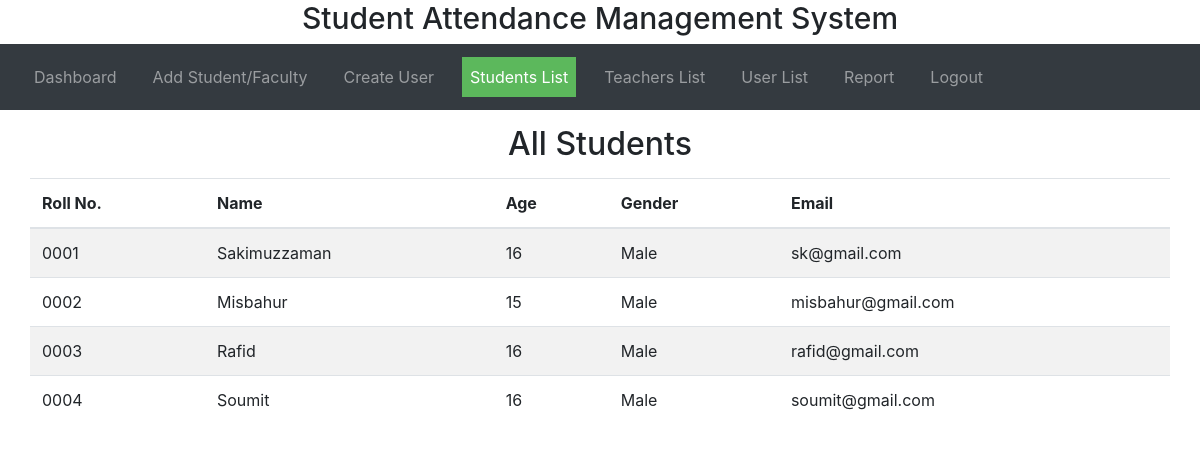
Page /student-list.php on the committed database.
### tables this page shows
CREATE TABLE `student` (
  `roll_no` varchar(30) NOT NULL,
  `name` varchar(30) NOT NULL,
  `age` varchar(30) NOT NULL,
  `gender` varchar(30) NOT NULL,
  `email` varchar(30) NOT NULL
);

### student-list.php (the view, shortened to what this page needs)
<?php
     $conn = mysqli_connect("localhost", "root","","sams");
?>
<!DOCTYPE html>
<html lang="en">
<head>
  <link rel="stylesheet" href="https://maxcdn.bootstrapcdn.com/bootstrap/4.5.2/css/bootstrap.min.css">
  <link rel="stylesheet" href="css/style.css">
</head>
<body>
<h3 class="header">Student Attendance Management System</h3>
    <nav class="navbar navbar-expand-sm bg-dark navbar-dark">
       <ul class="navbar-nav">
        <li class="nav-item">
          <a class="nav-link" href="admin.php">Dashboard</a>
        </li>
        <li class="nav-item">
          <a class="nav-link" href="admin-add-user.php">Add Student/Faculty</a>
        </li>
        <li class="nav-item">
          <a class="nav-link" href="create-user.php">Create User</a>
        </li>
        <li class="nav-item">
          <a class="nav-link active" href="student-list.php">Students List</a>
        </li>
        <li class="nav-item">
          <a class="nav-link" href="teacher-list.php">Teachers List</a>
        </li>
        <li class="nav-item">
          <a class="nav-link" href="user-list.php">User List</a>
        </li>
        <li class="nav-item">
          <a class="nav-link" href="report.php">Report</a>
        </li>
        <li class="nav-item">
          <a class="nav-link" href="login.php">Logout</a>
        </li>
      </ul>
    </nav>
<h2 style="text-align:center; margin: 15px 0;">All Students</h2>
<div class="container">
  <div class="row">
    <table class="table table-striped table-hover">
        <thead>
        <tr>
          <th scope="col">Roll No.</th>
          <th scope="col">Name</th>
          <th scope="col">Age</th>
          <th scope="col">Gender</th>
          <th scope="col">Email</th>
        </tr>
        </thead>
     <?php
       $all_query = mysqli_query($conn, "SELECT * from student ORDER BY roll_no asc");
       while ($data = mysqli_fetch_array($all_query)) {
       ?>
       <tr>
         <td><?php echo $data['roll_no']; ?></td>
         <td><?php echo $data['name']; ?></td>
         <td><?php echo $data['age']; ?></td>
         <td><?php echo $data['gender']; ?></td>
         <td><?php echo $data['email']; ?></td>
       </tr>
       <?php
            }
        ?>
      </table>
  </div>
</div>
</body>
</html>

### css/style.css (style rules this page uses)
.header { font-size: 30px; text-align: center; }
ul li { margin: 5px 10px; }
.active { color: #ffffff; background-color: #5cb85c; }

### rows in the picture
student: roll_no "0001", name "Sakimuzzaman", age "16", gender "Male", email "sk@gmail.com"
student: roll_no "0002", name "Misbahur", age "15", gender "Male", email "misbahur@gmail.com"
student: roll_no "0003", name "Rafid", age "16", gender "Male", email "rafid@gmail.com"
student: roll_no "0004", name "Soumit", age "16", gender "Male", email "soumit@gmail.com"
